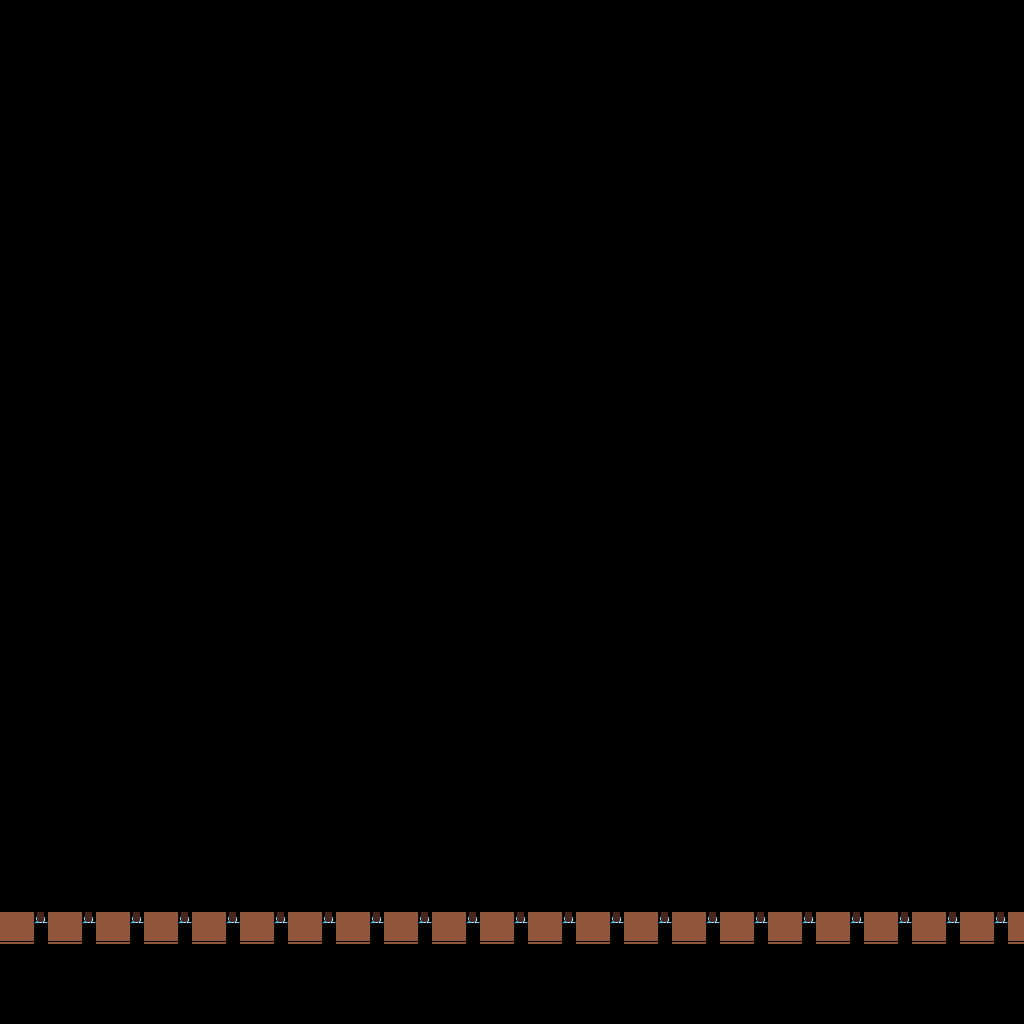

This is a level from a 2D game, rendered from its Tiled map with the project's own tilesets. A one-line summary and the map file follow, with tile-layer data summarised:
An orthogonal 64x64 tile map with 16x16 px tiles, 6 tile layers (bedRock, background, midGround, buildings, ...) and 1 object.

<map version="1.2" tiledversion="1.3.0" orientation="orthogonal" renderorder="right-down" compressionlevel="0" width="64" height="64" tilewidth="16" tileheight="16" infinite="0" nextlayerid="8" nextobjectid="49">
 <tileset firstgid="1" source="MasterSpriteSheet.tsx" />
 <layer id="7" name="bedRock" width="64" height="64">
  <data>[4096 cells, 0 non-empty, 0 distinct tile ids]</data>
 </layer>
 <layer id="1" name="background" width="64" height="64">
  <data>[4096 cells, 4096 non-empty, 15 distinct tile ids]</data>
 </layer>
 <layer id="3" name="midGround" width="64" height="64">
  <data>[4096 cells, 2108 non-empty, 6 distinct tile ids]</data>
 </layer>
 <layer id="2" name="buildings" width="64" height="64">
  <data>[4096 cells, 503 non-empty, 257 distinct tile ids]</data>
 </layer>
 <layer id="4" name="foreGround" width="64" height="64">
  <data>[4096 cells, 15 non-empty, 1 distinct tile ids]</data>
 </layer>
 <layer id="6" name="front" width="64" height="64">
  <data>[4096 cells, 0 non-empty, 0 distinct tile ids]</data>
 </layer>
 <objectgroup id="5" name="Portal">
  <object id="48" x="495" y="869" width="52" height="4.75">
   <properties>
    <property name="Click" value="false" />
    <property name="SafteyOffSetX" value="0" />
    <property name="SafteyOffSetY" value="-32" />
    <property name="standardFrom" value="RooltapCastle" />
    <property name="standardTo" value="TrainStation" />
   </properties>
  </object>
 </objectgroup>
</map>
